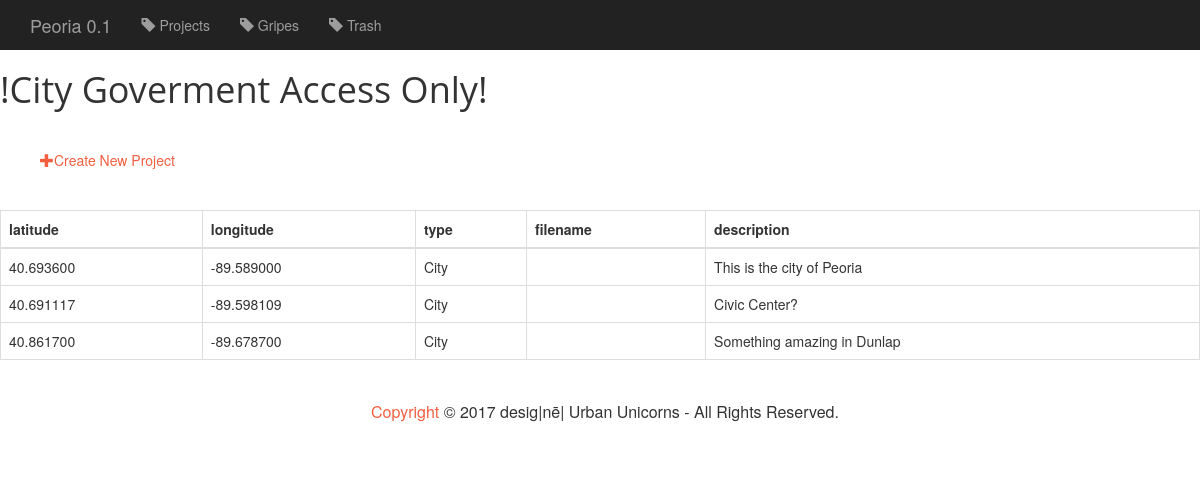
Page /peoria/project/ on the earlier database version.
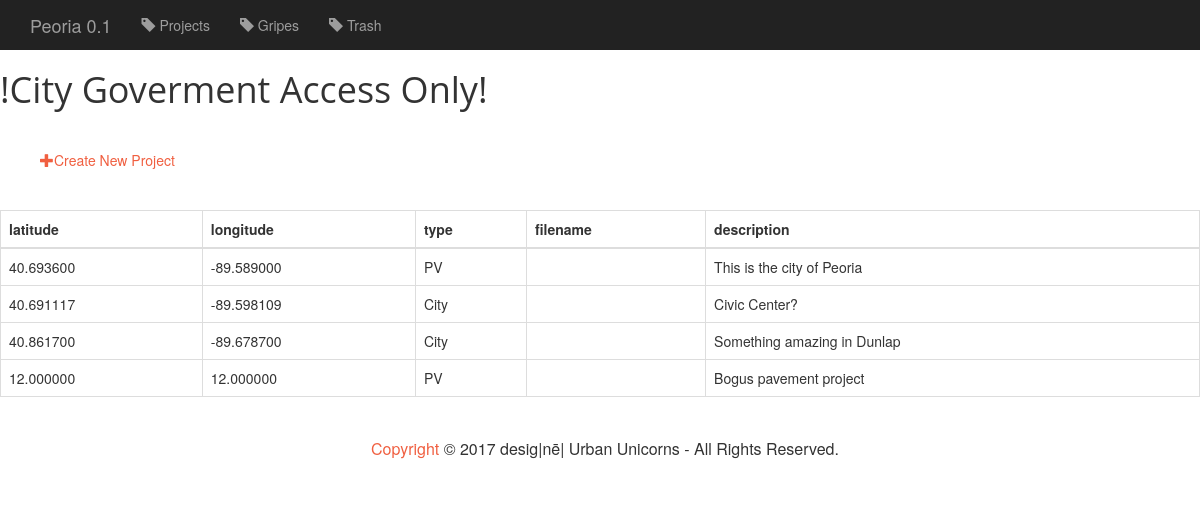
Same page on the later database version.
### peoria/models.py (models this page shows, shortened)
class Project(models.Model):
    latitude = models.DecimalField(max_digits=10, decimal_places=6, default=40.703545)
    longitude = models.DecimalField(max_digits=10, decimal_places=6, default=-89.579086)
    PAVEMENT = 'PV'
    BIKE = 'BK'
    TRASHCANS = 'TC'
    RAMPS = 'RA'
    SIDEWALKS = 'SW'
    TYPE_CHOICES = (
        (PAVEMENT, 'Pavement'),
        (BIKE, 'Bike'),
        (TRASHCANS, 'Trashcans'),
        (RAMPS, 'Ramps'),
        (SIDEWALKS, 'Sidewalks'),
    )
    type = models.CharField(max_length=100, choices=TYPE_CHOICES)
    filename = models.CharField(max_length=100, blank=True, null=True)
    description = models.TextField(blank=True, null=True)

### peoria/views.py (the view)
class ProjectList(generic.ListView):
    template_name = 'peoria/project-list.html'
    context_object_name = 'project_list'
    def get_queryset(self):
        return Project.objects.all()

### peoria/templates/peoria/project-list.html
{% extends 'peoria/base.html' %}
{%  block body %}
    <h1>!City Goverment Access Only!</h1>
<div class="container">
        <a href="{% url 'peoria:project-create' %}">
        <span class="glyphicon glyphicon-plus"></span>Create New Project
    </a>
</div>
    <table class="table table-bordered">
        <thead>
            <tr>
                <th>latitude</th>
                <th>longitude</th>
                <th>type</th>
                <th>filename</th>
                <th>description</th>
            </tr>
        </thead>
        <tbody>
            {% for project in project_list %}
                <tr>
                    <td>{{ project.latitude }}</td>
                    <td>{{ project.longitude }}</td>
                    <td>{{ project.type }}</td>
                    <td>{{ project.filename }}</td>
                    <td>{{ project.description }}</td>
                </tr>
            {% endfor %}
        </tbody>
    </table>
{% endblock %}

Differences in the rows shown:
changed Project "This is the city of Peoria": type "City" → "PV"
added Project: latitude "12.000000", longitude "12.000000", type "PV", description "Bogus pavement project"
